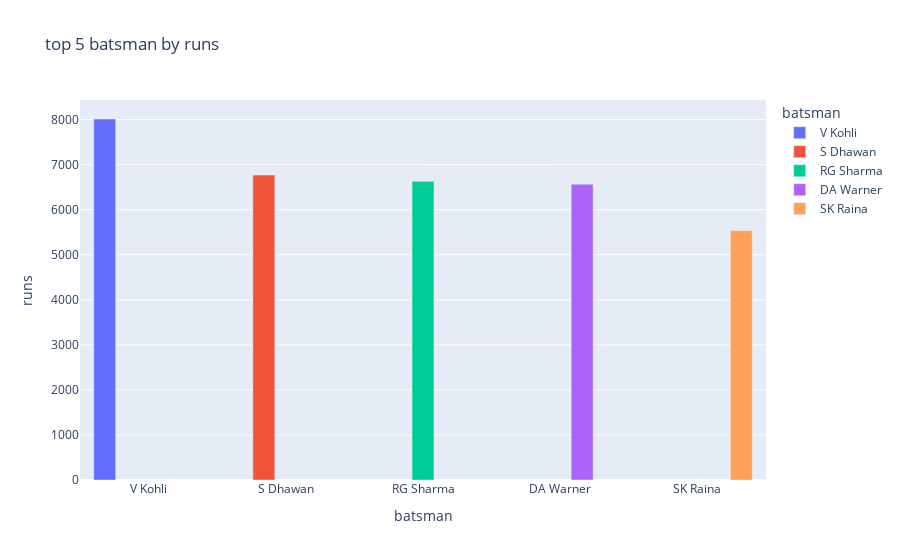

Notebook source saved alongside this figure:
### Markdown cell above
CREATED A DATAFRAME FOR THE TOP PERFORMING BATSMAN

### Code cell
top_batsman = df.groupby("batsman").agg(
    runs=("batsman_runs", "sum"),
    balls=("ball", "count")
)

top_batsman = top_batsman.reset_index()
top_batsman["strike_rate"] = (top_batsman["runs"] / top_batsman["balls"]) * 100
top_batsman = top_batsman.sort_values(by=['runs'], ascending=False)


px.bar(top_batsman.head(), x="batsman", y="runs", color="batsman",
             title="top 5 batsman by runs", barmode="group")

### Figure 1 — Plotly figure (JSON) as saved in the notebook; plotly's stock layout.template omitted (floating-point values rounded to 4 significant figures)
{"data": [{"alignmentgroup": "True", "hovertemplate": "batsman=%{x}<br>runs=%{y}<extra></extra>", "legendgroup": "V Kohli", "marker": {"color": "#636efa", "pattern": {"shape": ""}}, "name": "V Kohli", "offsetgroup": "V Kohli", "orientation": "v", "showlegend": true, "textposition": "auto", "type": "bar", "x": ["V Kohli"], "xaxis": "x", "y": [8014], "yaxis": "y"}, {"alignmentgroup": "True", "hovertemplate": "batsman=%{x}<br>runs=%{y}<extra></extra>", "legendgroup": "S Dhawan", "marker": {"color": "#EF553B", "pattern": {"shape": ""}}, "name": "S Dhawan", "offsetgroup": "S Dhawan", "orientation": "v", "showlegend": true, "textposition": "auto", "type": "bar", "x": ["S Dhawan"], "xaxis": "x", "y": [6769], "yaxis": "y"}, {"alignmentgroup": "True", "hovertemplate": "batsman=%{x}<br>runs=%{y}<extra></extra>", "legendgroup": "RG Sharma", "marker": {"color": "#00cc96", "pattern": {"shape": ""}}, "name": "RG Sharma", "offsetgroup": "RG Sharma", "orientation": "v", "showlegend": true, "textposition": "auto", "type": "bar", "x": ["RG Sharma"], "xaxis": "x", "y": [6630], "yaxis": "y"}, {"alignmentgroup": "True", "hovertemplate": "batsman=%{x}<br>runs=%{y}<extra></extra>", "legendgroup": "DA Warner", "marker": {"color": "#ab63fa", "pattern": {"shape": ""}}, "name": "DA Warner", "offsetgroup": "DA Warner", "orientation": "v", "showlegend": true, "textposition": "auto", "type": "bar", "x": ["DA Warner"], "xaxis": "x", "y": [6567], "yaxis": "y"}, {"alignmentgroup": "True", "hovertemplate": "batsman=%{x}<br>runs=%{y}<extra></extra>", "legendgroup": "SK Raina", "marker": {"color": "#FFA15A", "pattern": {"shape": ""}}, "name": "SK Raina", "offsetgroup": "SK Raina", "orientation": "v", "showlegend": true, "textposition": "auto", "type": "bar", "x": ["SK Raina"], "xaxis": "x", "y": [5536], "yaxis": "y"}], "layout": {"barmode": "group", "legend": {"title": {"text": "batsman"}, "tracegroupgap": 0}, "title": {"text": "top 5 batsman by runs"}, "xaxis": {"anchor": "y", "categoryarray": ["V Kohli", "S Dhawan", "RG Sharma", "DA Warner", "SK Raina"], "categoryorder": "array", "domain": [0, 1], "title": {"text": "batsman"}}, "yaxis": {"anchor": "x", "domain": [0, 1], "title": {"text": "runs"}}}}
